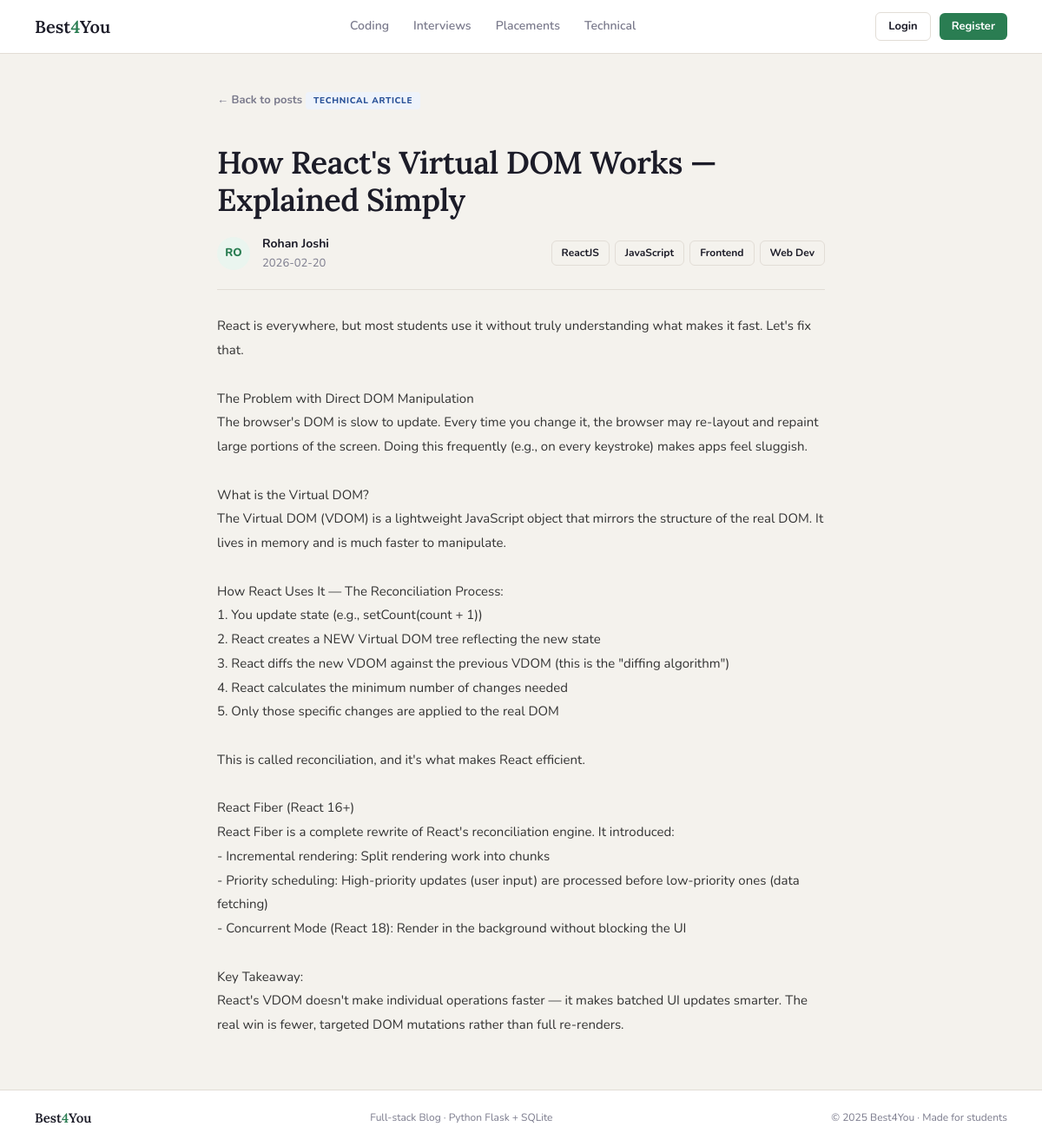
The app's page /post/4 with its own data.
### tables this page shows
CREATE TABLE posts (
            id         INTEGER PRIMARY KEY AUTOINCREMENT,
            user_id    INTEGER NOT NULL,
            title      TEXT    NOT NULL,
            content    TEXT    NOT NULL,
            category   TEXT    NOT NULL,
            tags       TEXT    DEFAULT '',
            created_at TEXT    DEFAULT (DATETIME('now')),
            FOREIGN KEY (user_id) REFERENCES users(id)
        );

CREATE TABLE users (
            id       INTEGER PRIMARY KEY AUTOINCREMENT,
            name     TEXT    NOT NULL,
            username TEXT    NOT NULL UNIQUE,
            email    TEXT    NOT NULL UNIQUE,
            password TEXT    NOT NULL,
            salt     TEXT    NOT NULL,
            joined   TEXT    DEFAULT (DATE('now'))
        );

### routes/posts.py (the view)
@posts_bp.route('/post/<int:post_id>')
def view_post(post_id):
    post = get_post_by_id(post_id)
    if not post:
        flash('Post not found.', 'error')
        return redirect(url_for('main.home'))
    return render_template('post_detail.html', post=post, categories=CATEGORIES)

### database.py (called while the page is built)
def get_db():
    conn = sqlite3.connect(DB_PATH)
    conn.row_factory = sqlite3.Row  # Access columns by name
    return conn

def get_post_by_id(post_id):
    conn = get_db()
    post = conn.execute(
        '''SELECT p.*, u.name AS author_name
           FROM posts p JOIN users u ON p.user_id = u.id
           WHERE p.id = ?''',
        (post_id,)
    ).fetchone()
    conn.close()
    return post

### templates/post_detail.html (shortened to what this page needs)
{% extends "base.html" %}
{% block content %}
<div class="detail-wrap">
  <a href="{{ url_for('main.home') }}" class="back-link">← Back to posts</a>
  <span class="post-tag tb-{{ post.category }}">{{ categories[post.category] }}</span>
  <h1 class="detail-title">{{ post.title }}</h1>
  <div class="detail-meta">
    <div class="detail-av">{{ post.author_name[:2].upper() }}</div>
    <div>
      <div class="detail-author">{{ post.author_name }}</div>
      <div class="detail-date">{{ post.created_at[:10] }}</div>
    </div>
    {% if post.tags %}
      <div class="detail-tags">
        {% for tag in post.tags.split(',') %}
          <span class="tchip">{{ tag.strip() }}</span>
        {% endfor %}
      </div>
    {% endif %}
  </div>
  <div class="detail-body">{{ post.content }}</div>
</div>
{% endblock %}

### static/css/main.css (style rules this page uses)
:root { --bg: #f4f2ed; --white: #ffffff; --text: #1c1c28; --muted: #7a7a8c; --border: #e2ddd6; --green: #2a7d52; --green-l: #eaf5ef; --yellow: #d4920a; --yellow-l: #fdf6e3; --pink: #b8384a; --pink-l: #fdf0f2; --blue: #2a5298; --blue-l: #eef3fb; --danger: #c0392b; --av-0: #d4f0e3; --av-1: #fde9c4; --av-2: #fad7dd; --av-3: #d2e2f7; }
*, *::before, *::after { box-sizing: border-box; margin: 0; padding: 0; }
html { scroll-behavior: smooth; }
body { background: var(--bg); color: var(--text); font-family: 'Nunito', sans-serif; font-size: 15px; line-height: 1.6; min-height: 100vh; display: flex; flex-direction: column; }
h1, h2, h3 { line-height: 1.2; }
.post-tag { display: inline-block; font-size: 10px; font-weight: 800; text-transform: uppercase; letter-spacing: 0.07em; padding: 2px 9px; border-radius: 4px; margin-bottom: 8px; }
.tb-tech { background: var(--blue-l); color: var(--blue); }
.tchip { background: var(--bg); border: 1px solid var(--border); font-size: 12px; font-weight: 700; padding: 4px 11px; border-radius: 6px; cursor: pointer; transition: all 0.2s; }
.detail-wrap { max-width: 780px; margin: 0 auto; padding: 40px 40px 60px; }
.back-link { display: inline-flex; align-items: center; gap: 5px; color: var(--muted); font-size: 13px; font-weight: 700; text-decoration: none; margin-bottom: 28px; transition: color 0.2s; }
.detail-title { font-family: 'Lora', serif; font-size: clamp(24px, 4vw, 36px); font-weight: 600; line-height: 1.2; letter-spacing: -0.5px; margin: 12px 0 18px; }
.detail-meta { display: flex; align-items: center; gap: 14px; flex-wrap: wrap; margin-bottom: 28px; padding-bottom: 20px; border-bottom: 1px solid var(--border); }
.detail-av { width: 38px; height: 38px; border-radius: 50%; background: var(--green-l); color: var(--green); display: flex; align-items: center; justify-content: center; font-size: 13px; font-weight: 800; flex-shrink: 0; }
.detail-author { font-size: 14px; font-weight: 700; }
.detail-date { font-size: 13px; color: var(--muted); }
.detail-tags { display: flex; flex-wrap: wrap; gap: 6px; margin-left: auto; }
.detail-body { font-size: 15px; line-height: 1.85; color: #333; white-space: pre-wrap; word-break: break-word; }

### records on screen
posts: category "TECHNICAL ARTICLE", title "How React's Virtual DOM Works — Explained Simply", created_at "2026-02-20", content "React is everywhere, but most students use it without truly understanding what makes it fast. Let's fix that. The Problem with Direct DOM Manipulation The browser's DOM is slow to update. Every time you change it, the browser may re-layout and repaint large portions of the screen. Doing this frequently (e.g., on every keystroke) makes apps feel sluggish. What is the Virtual DOM? The Virtual DOM (VDOM) is a lightweight JavaScript object that mirrors the structure of the real DOM. It lives in memory and is much faster to manipulate. How React Uses It — The Reconciliation Process: 1. You update state (e.g., setCount(count + 1)) 2. React creates a NEW Virtual DOM tree reflecting the new state…"
users: name "RO", author_name "Rohan Joshi"

### other values on screen
{{ tag.strip() }} "ReactJS" "JavaScript" "Frontend" "Web Dev"
